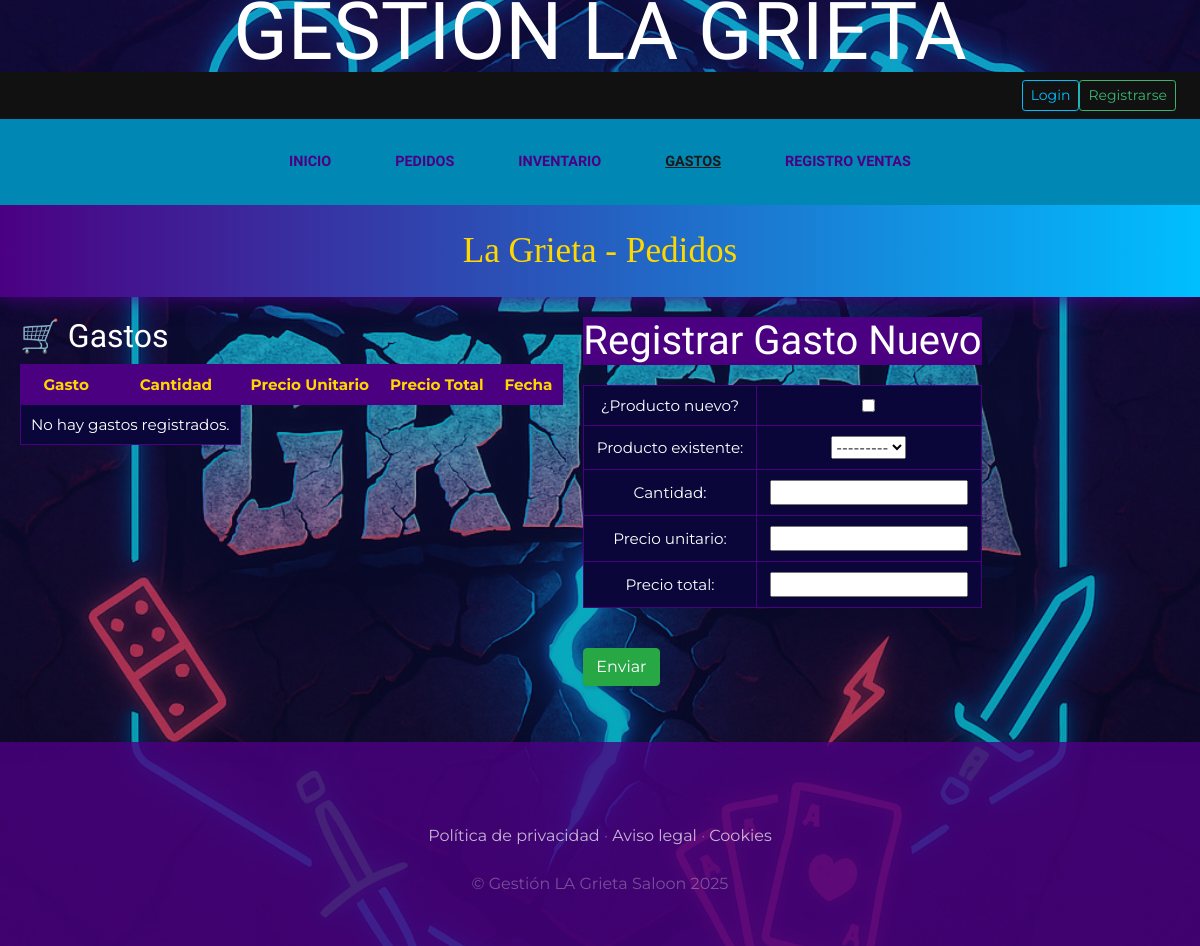
Page /gastos/ on the earlier database version.
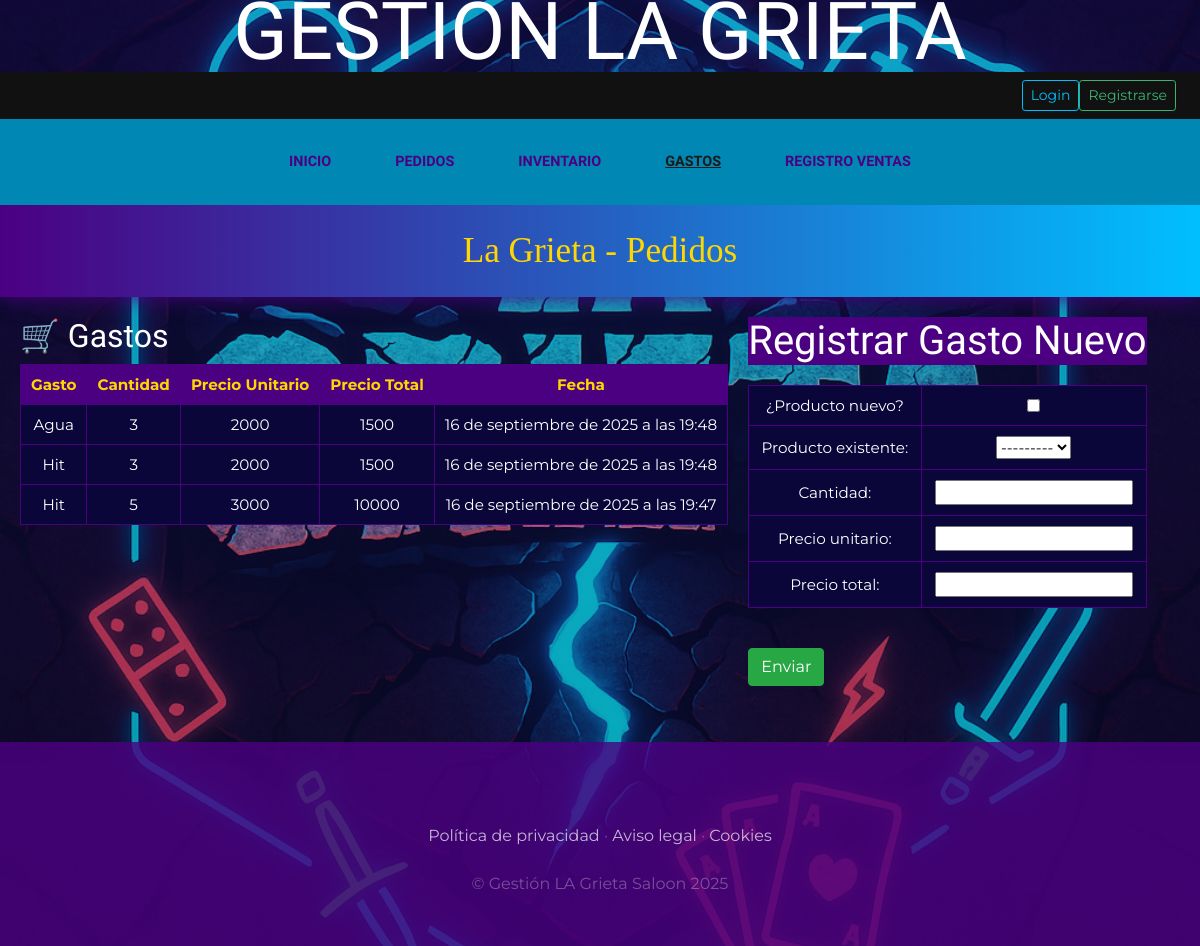
Same page on the later database version.
### inventarioApp/models.py (models this page shows)
class producto (models.Model ):
    titulo = models.CharField(max_length=30)
    descripcion = models.CharField(max_length=20)
    imagen = models.ImageField(upload_to= 'productos', null=True, blank=True, default='productos/default.jpeg')  #subcarpeta paraguardar imagenes, pla carga deimagenes es opcional
    cantidad = models.IntegerField()
    precio_unitario = models.IntegerField()
    precio_total = models.IntegerField()
    created = models.DateTimeField(auto_now_add= True)
    updated = models.DateTimeField(auto_now= True)
    class Meta:
        verbose_name = 'producto'
        verbose_name_plural = 'productos'
    def __str__(self):
        return f"{self.titulo}"

### gastosApp/models.py (models this page shows)
class Gasto(models.Model):
    producto = models.ForeignKey(producto, on_delete=models.CASCADE)
    cantidad = models.IntegerField()
    precio_unitario = models.IntegerField()
    precio_total = models.IntegerField()
    fecha = models.DateTimeField(auto_now_add=True)

### gastosApp/views.py (the view)
# urls.py: path('', views.gastos, name="Gastos"),
def gastos (request):
    form_gastos = gastos_form()
    gastos = Gasto.objects.all().order_by('-fecha')
    return render (request, "gastos/gastos.html",{
        "form_gastos": form_gastos,
        "gastos": gastos
    })

### gastosApp/form.py
class gastos_form(forms.ModelForm):
    titulo = forms.ModelChoiceField(queryset=producto.objects.all(), label="Producto", required=False)
    descripcion = forms.CharField(label="Descripcion", disabled=True, required=False)
    imagen = forms.ImageField(label="Imagen", disabled=True, required=False)
    class Meta:
        model = producto
        fields = ['titulo','descripcion','imagen', 'cantidad', 'precio_unitario', 'precio_total']
    def __init__(self, *args, **kwargs):
        super(gastos_form, self).__init__(*args, **kwargs)
        self.fields['titulo'].queryset = producto.objects.all()

### pedidosApp/context_processor.py (called while the page is built)
def importe_total_pedido(request):
    total= 0
    return {"importe_total_pedido":total}

### gastosApp/templates/gastos/gastos.html (shortened to what this page needs)
{% extends "gestionLaGrietaApp/base.html" %}
{% load static %}
{% block content %}
  <!DOCTYPE html>
<html lang="es">
<head>
</head>
<body>
  <header>La Grieta - Pedidos</header>
  <div class="main">
    <div class="gastos">
      <h2>🛒 Gastos</h2>
      <table>
        <thead>
          <tr>
            <th>Gasto</th>
            <th>Cantidad</th>
            <th>Precio Unitario</th>
            <th>Precio Total</th>
            <th>Fecha</th>
          </tr>
        </thead>
        <tbody>
            {% for gasto in gastos %}
                  <tr>
                    <td>{{ gasto.producto.titulo }}</td>
                    <td>{{ gasto.cantidad }}</td>
                    <td>{{ gasto.precio_unitario }}</td>
                    <td>{{ gasto.precio_total }}</td>
                    <td>{{ gasto.fecha }}</td>
                  </tr>
            {% empty %}
                <tr>
                <td colspan="2">No hay gastos registrados.</td>
                </tr>
            {% endfor %}
        </tbody>
      </table>
    </div>
    {% include "forms/registro_gasto.html" %}
  </div>
</body>
</html>
{% endblock %}

### gestionLaGrietaApp/templates/gestionLaGrietaApp/base.html (shortened to what this page needs)
<html>
<head>
    {% load static %}
    <link href="{% static 'gestion_la_grieta_app/vendor/bootstrap/css/bootstrap.min.css' %}" rel="stylesheet">
    <link href="{% static 'gestion_la_grieta_app/css/gestion.css'%}" rel="stylesheet">
</head>
<body>
    <h1 class="site-heading text-center text-white d-none d-lg-block" >
        <span class="site-heading-lower">Gestión LA GRIETA</span>
      </h1>
      <div class="d-flex justify-content-end align-items-center px-4 py-2" style="color: var(--dorado); background-color: #111;">
        {% if user.is_authenticated %}
          <span class="me-3" style="color:white;">👤 Hola, {{ user.username }}</span>
          <a href="{% url 'cerrar_sesion' %}" class="btn btn-sm btn-outline-warning">Cerrar sesión</a>
        {% else %}
          <a href="{% url 'iniciar_sesion' %}" class="btn btn-sm btn-outline-info me-2">Login</a>
          <a href="{% url 'autenticacion' %}" class="btn btn-sm btn-outline-success">Registrarse</a>
        {% endif %}
      </div>
 <nav class="navbar navbar-expand-lg navbar-dark py-lg-4" id="mainNav">
    <div class="container">
      <div class="collapse navbar-collapse" id="navbarResponsive">
        <ul class="navbar-nav mx-auto">
          <li class="nav-item
            px-lg-4">
            <a class="nav-link text-uppercase text-expanded" href="{% url 'Inicio La Grieta' %}">Inicio</a>
          </li>
          <li class="nav-item
            px-lg-4">
            <a class="nav-link text-uppercase text-expanded" href="{% url 'pedido_mesa:Pedidos' %}">Pedidos</a>
          </li>
          <li class="nav-item
            px-lg-4">
            <a class="nav-link text-uppercase text-expanded" href="{% url 'Inventario' %}">Inventario</a>
          </li>
          <li class="nav-item
            {% if request.path == '/gastos/'%}
              active
            {% endif %}
            px-lg-4">
            <a class="nav-link text-uppercase text-expanded" href="{% url 'Gastos' %}">Gastos</a>
          </li>
          <li class="nav-item
            px-lg-4">
            <a class="nav-link text-uppercase text-expanded" href="{% url 'Registro ventas' %}">Registro Ventas</a>
          </li>
        </ul>
      </div>
    </div>
  </nav>
   {% block content %}
   {% endblock %}
    <footer class="footer text-faded text-center py-5">
      <div class="container">
        <p class="m-0 mbt">
        	<a href="sample.html" class="link">Política de privacidad</a> ·
        	<a href="sample.html" class="link">Aviso legal</a> ·
        	<a href="sample.html" class="link">Cookies</a>
		</p>
        <p class="m-0 mbt1">&copy; Gestión LA Grieta Saloon 2025</p>
      </div>
	</footer>
</body>
</html>

### gastosApp/templates/forms/registro_gasto.html (shortened to what this page needs)
{% block content %}
  <div>
    <h1 style= "color:white; background-color: var(--violeta);">Registrar Gasto Nuevo</h1>
    <div style ="margin:1px auto;">
      <form action="{% url 'Registro_gastos' %}" method="POST" enctype="multipart/form-data">
          <table style="color:white; margin:20px auto; background-color: #0a063aff; ">
              <tr>
                  <td >¿Producto nuevo?</td>
                  <td><input type="checkbox" id="producto_nuevo" name="producto_nuevo" onchange="toggleCampos()"></td>
              </tr>
              <tr id="fila_selector">
                  <td>Producto existente:</td>
                  <td>{{ form_gastos.titulo }}</td>
              </tr>
              <tr>
                  <td>Cantidad:</td>
                  <td>{{ form_gastos.cantidad }}</td>
              </tr>
              <tr>
                  <td>Precio unitario:</td>
                  <td>{{ form_gastos.precio_unitario }}</td>
              </tr>
              <tr>
                  <td>Precio total:</td>
                  <td>{{ form_gastos.precio_total }}</td>
              </tr>
          </table>
          <input type="submit" class="btn btn-success" value="Enviar" style="margin:20px auto;">
      </form>
    </div>
  </div>
{% endblock %}

### gestionLaGrietaApp/static/gestion_la_grieta_app/css/gestion.css (style rules this page uses)
body { font-family: 'Lora'; background: linear-gradient(rgba(34, 13, 110, 0.35), rgba(17, 10, 53, 0.35)), url("../img/fondo.jpeg"); background-attachment: fixed; background-position: center; background-size: cover; }
h1, h2, h3, h4, h5, h6 { font-family: 'Raleway'; }
p { line-height: 1.75; }
.text-faded { color: rgba(255, 255, 255, 0.3); }
.site-heading { text-transform: uppercase; line-height: 1; font-family: 'Raleway'; }
.site-heading .site-heading-lower { font-size: 5rem; font-weight: 100; line-height: 4rem; }
#mainNav { background-color: rgb(0, 135, 180); font-family: 'Raleway'; }
#mainNav .navbar-nav .nav-item .nav-link { color: rgba(75, 0, 130); font-weight: 800; }
#mainNav .navbar-nav .nav-item.active .nav-link { color: rgba(26, 26, 26); text-decoration: underline; }
@media (min-width: 992px) { #mainNav .navbar-nav .nav-item .nav-link { font-size: 0.9rem; } }
.footer { background-color: rgba(75, 0, 130, 0.8); }
.btn { box-shadow: 0px 3px 3px 0px rgba(33, 37, 41, 0.1); }
.mbt { padding-top: 2rem; }
.mbt1 { padding-top: 1.25rem; }
a.link { color: rgba(255, 255, 255, 0.7); }
.btn-outline-info { color: var(--azul); border-color: var(--azul); }
.btn-outline-success { color: var(--verde); border-color: var(--verde); }

### gastosApp/templates/gastos/gastos.html (style rules this page uses)
:root { --negro: rgb(26, 26, 26); --violeta: rgb(75, 0, 130); --azul: rgb(0, 191, 255); --verde: rgb(60, 179, 113); --dorado: rgb(255, 215, 0); }
body { background-color: var(--negro); color: white; font-family: 'Montserrat', sans-serif; margin: 0; padding: 0; }
header { background: linear-gradient(90deg, var(--violeta), var(--azul)); padding: 20px; text-align: center; font-family: 'Cinzel Decorative', cursive; font-size: 2.2rem; color: var(--dorado); box-shadow: 0 0 20px var(--violeta); }
.main { display: flex; padding: 20px; gap: 20px; }
table { width: 100%; border-collapse: collapse; }
th, td { border: 1px solid var(--violeta); padding: 10px; text-align: center; font-size: 0.95rem; }
th { background-color: var(--violeta); color: var(--dorado); }
.gastos tr { background-color: #0a063aff; }

Differences in the rows shown:
added Gasto: producto.titulo "Agua", cantidad "3", precio_unitario "2000", precio_total "1500", fecha "16 de septiembre de 2025 a las 19:48"
added Gasto: producto.titulo "Hit", cantidad "3", precio_unitario "2000", precio_total "1500", fecha "16 de septiembre de 2025 a las 19:48"
added Gasto: producto.titulo "Hit", cantidad "5", precio_unitario "3000", precio_total "10000", fecha "16 de septiembre de 2025 a las 19:47"
Other differences:
text no longer shown: "No hay gastos registrados."
